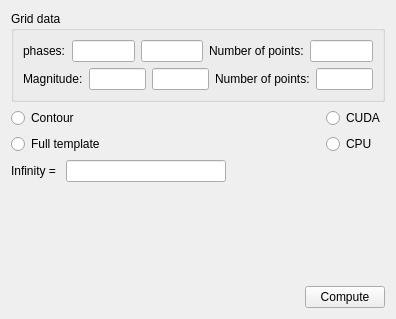
<?xml version="1.0" encoding="UTF-8"?>
<ui version="4.0">
 <class>BoundaryGridForm</class>
 <widget class="QWidget" name="BoundaryGridForm">
  <property name="geometry">
   <rect>
    <x>0</x>
    <y>0</y>
    <width>396</width>
    <height>319</height>
   </rect>
  </property>
  <layout class="QVBoxLayout" name="formLayout">
   <item>
    <widget class="QGroupBox" name="groupBox">
     <property name="title">
      <string>Grid data</string>
     </property>
     <layout class="QVBoxLayout" name="verticalLayout">
      <item>
       <layout class="QHBoxLayout" name="horizontalLayout">
        <item>
         <widget class="QLabel" name="label">
          <property name="text">
           <string>phases:</string>
          </property>
         </widget>
        </item>
        <item>
         <widget class="QLineEdit" name="phaseStart">
          <property name="toolTip">
            <string>The left edge of the Nichols grid, in degrees. A boundary is only computed inside the window.</string>
           </property>
         </widget>
        </item>
        <item>
         <widget class="QLineEdit" name="phaseEnd">
          <property name="toolTip">
            <string>The right edge of the Nichols grid, in degrees.</string>
           </property>
         </widget>
        </item>
        <item>
         <widget class="QLabel" name="label_2">
          <property name="text">
           <string>Number of points:</string>
          </property>
         </widget>
        </item>
        <item>
         <widget class="QLineEdit" name="phasePoints">
          <property name="toolTip">
            <string>How many phases the grid is cut at. More points give a finer boundary and cost proportionally more.</string>
           </property>
         </widget>
        </item>
       </layout>
      </item>
      <item>
       <layout class="QHBoxLayout" name="horizontalLayout_2">
        <item>
         <widget class="QLabel" name="label_4">
          <property name="text">
           <string>Magnitude:</string>
          </property>
         </widget>
        </item>
        <item>
         <widget class="QLineEdit" name="magnitudeStart">
          <property name="toolTip">
            <string>The bottom of the Nichols grid, in dB.</string>
           </property>
         </widget>
        </item>
        <item>
         <widget class="QLineEdit" name="magnitudeEnd">
          <property name="toolTip">
            <string>The top of the Nichols grid, in dB.</string>
           </property>
         </widget>
        </item>
        <item>
         <widget class="QLabel" name="label_3">
          <property name="text">
           <string>Number of points:</string>
          </property>
         </widget>
        </item>
        <item>
         <widget class="QLineEdit" name="magnitudePoints">
          <property name="toolTip">
            <string>How many magnitudes the grid is cut at.</string>
           </property>
         </widget>
        </item>
       </layout>
      </item>
     </layout>
    </widget>
   </item>
   <item>
    <layout class="QHBoxLayout" name="sourceLayout">
     <item>
      <layout class="QVBoxLayout" name="verticalLayout_3">
       <item>
        <widget class="QRadioButton" name="contorno">
         <property name="toolTip">
          <string>Sweep the CONTOUR of each template: far fewer points, and the same boundary wherever the contour closed.</string>
         </property>
         <property name="text">
          <string>Contour</string>
         </property>
          <attribute name="buttonGroup"><string notr="true">boundarySource</string></attribute>
        </widget>
       </item>
       <item>
        <widget class="QRadioButton" name="fullTemplateRadio">
         <property name="toolTip">
          <string>Sweep the whole template. Slower, and what to use where no contour closed.</string>
         </property>
         <property name="text">
          <string>Full template</string>
         </property>
          <attribute name="buttonGroup"><string notr="true">boundarySource</string></attribute>
        </widget>
       </item>
      </layout>
     </item>
     <item>
      <spacer name="sourceSpacer">
       <property name="orientation">
        <enum>Qt::Horizontal</enum>
       </property>
       <property name="sizeHint" stdset="0">
        <size>
         <width>40</width>
         <height>20</height>
        </size>
       </property>
      </spacer>
     </item>
     <item>
      <layout class="QVBoxLayout" name="verticalLayout_2">
       <item>
        <widget class="QRadioButton" name="cudaCheck">
         <property name="toolTip">
          <string>Sweep the grid on the GPU.</string>
         </property>
         <property name="text">
          <string>CUDA</string>
         </property>
          <attribute name="buttonGroup"><string notr="true">processor</string></attribute>
        </widget>
       </item>
       <item>
        <widget class="QRadioButton" name="cpu">
         <property name="toolTip">
          <string>Sweep the grid on the processor.</string>
         </property>
         <property name="text">
          <string>CPU</string>
         </property>
          <attribute name="buttonGroup"><string notr="true">processor</string></attribute>
        </widget>
       </item>
      </layout>
     </item>
    </layout>
   </item>
   <item>
    <layout class="QHBoxLayout" name="horizontalLayout_5">
     <item>
      <widget class="QLabel" name="label_6">
       <property name="text">
        <string>Infinity = </string>
       </property>
      </widget>
     </item>
     <item>
      <widget class="QLineEdit" name="infinityEdit">
       <property name="toolTip">
         <string>A finite number to write in place of infinity when the boundaries are exported. It takes no part in the computation; empty means none.</string>
        </property>
      </widget>
     </item>
     <item>
      <spacer name="infinitySpacer">
       <property name="orientation">
        <enum>Qt::Horizontal</enum>
       </property>
       <property name="sizeHint" stdset="0">
        <size>
         <width>40</width>
         <height>20</height>
        </size>
       </property>
      </spacer>
     </item>
    </layout>
   </item>
   <item>
    <spacer name="bottomSpacer">
     <property name="orientation">
      <enum>Qt::Vertical</enum>
     </property>
     <property name="sizeHint" stdset="0">
      <size>
       <width>20</width>
       <height>20</height>
      </size>
     </property>
    </spacer>
   </item>
   <item>
    <layout class="QHBoxLayout" name="buttonsLayout">
     <item>
      <spacer name="buttonsSpacer">
       <property name="orientation">
        <enum>Qt::Horizontal</enum>
       </property>
       <property name="sizeHint" stdset="0">
        <size>
         <width>40</width>
         <height>20</height>
        </size>
       </property>
      </spacer>
     </item>
     <item>
      <widget class="QPushButton" name="okButton">
       <property name="toolTip">
        <string>Computes one boundary per design frequency over this grid.</string>
       </property>
       <property name="text">
        <string>Compute</string>
       </property>
      </widget>
     </item>
    </layout>
   </item>
  </layout>
 </widget>
 <buttongroups>
  <buttongroup name="boundarySource"/>
  <buttongroup name="processor"/>
 </buttongroups>
 <resources/>
</ui>
